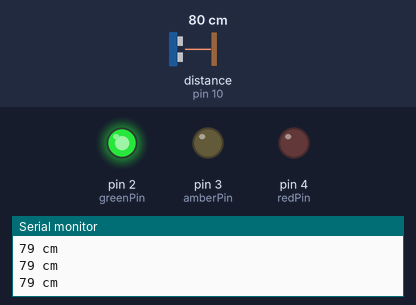
The sketch below on a simulated Arduino Uno, built with avr-gcc and run on an emulated ATmega328P. Parts: output pins drawn as LEDs (lit = HIGH), the last lines printed to the serial monitor. Wiring (inferred from the names in the program): ultrasonic range finder: trigger pin 9; echo pin 10. The inputs (shaded band) are chosen by the test bench; at power-on: distance to the obstacle (sensor on pin 10) 80 cm. The echo pulse lasts 58.3 µs per cm; pins used as bus, display or sensor lines are not drawn.

Above: at 1.3 s.
1.4 s: distance to the obstacle (sensor on pin 10) set to 2 cm
At 2.5 s:
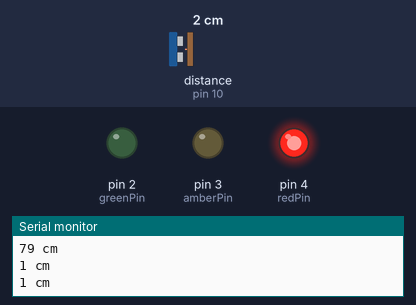
3.0 s: distance to the obstacle (sensor on pin 10) set to 10 cm
4.5 s: distance to the obstacle (sensor on pin 10) set to 13 cm
At 5.1 s:
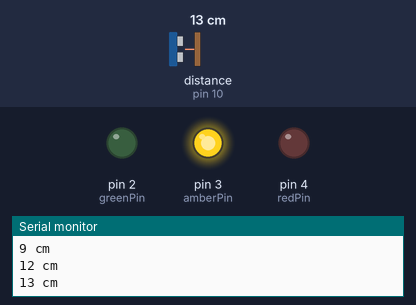
6.0 s: distance to the obstacle (sensor on pin 10) set to 4 cm
At 6.4 s:
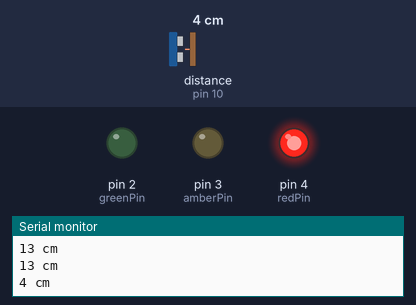
7.5 s: distance to the obstacle (sensor on pin 10) set to 18 cm
At 8.8 s:
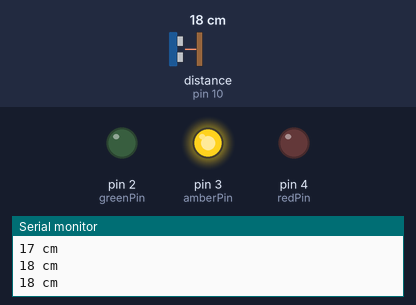
Timing chart, 0 to 10.0 s (numbered marks = the images above; inputs shaded):
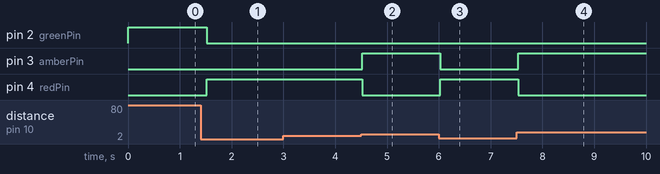

The sketch:

Parking_Sensor.ino
```cpp
#define echoPin 10
#define trigPin 9
#define greenPin 2
#define amberPin 3
#define redPin 4

void setup() {
  // put your setup code here, to run once:
  Serial.begin(9600);
  pinMode(trigPin, OUTPUT);
  pinMode(echoPin, INPUT);
  pinMode(redPin, OUTPUT);
  pinMode(greenPin, OUTPUT);
  pinMode(amberPin, OUTPUT);
}

void loop() {
  // put your main code here, to run repeatedly:
  long duration, distance;
  digitalWrite(trigPin, LOW); //turn off trig pin
  delayMicroseconds(2); // Wait
  digitalWrite(trigPin, HIGH); // Turn on Trig Pin
  delayMicroseconds(10); //Wait
  digitalWrite(trigPin, LOW); //Turn off trig pin
  duration = pulseIn(echoPin, HIGH); //Waits for echo pin to be high
  distance = (duration/2) / 29.1; //Calculation to find distance travelled by wave using time

  //LEDs on/off
  if (distance <= 10) { //distance less than or equal to 10cm
    digitalWrite(redPin,HIGH);
    digitalWrite(amberPin,LOW);
    digitalWrite(greenPin, LOW);
  }

  if (distance >= 20) { // >= 20cm
    digitalWrite(greenPin, HIGH);
    digitalWrite(redPin, LOW);
    digitalWrite(amberPin, LOW);
  }

  if (distance >10 && distance <20) {
    digitalWrite(amberPin, HIGH);
    digitalWrite(redPin, LOW);
    digitalWrite(greenPin, LOW);
  }

  if (distance >=200 && distance <= 0) {
    Serial.println("Out of range");
  }

  else {
    Serial.print(distance);
    Serial.println(" cm");
  }
  delay(500); //wait 500ms
}
```

Measured:
- the behaviour switches between 11 and 12 cm on distance to the obstacle (sensor on pin 10) (found by bisection; images 1 and 2)
- after the input at 1.4 s, pin 2 (greenPin): HIGH → LOW after 0.12 s; pin 4 (redPin): LOW → HIGH after 0.12 s
- after the input at 4.5 s, pin 3 (amberPin): LOW → HIGH at once; pin 4 (redPin): HIGH → LOW at once
- after the input at 6.0 s, pin 3 (amberPin): HIGH → LOW at once; pin 4 (redPin): LOW → HIGH at once
- after the input at 7.5 s, pin 3 (amberPin): LOW → HIGH at once; pin 4 (redPin): HIGH → LOW at once
